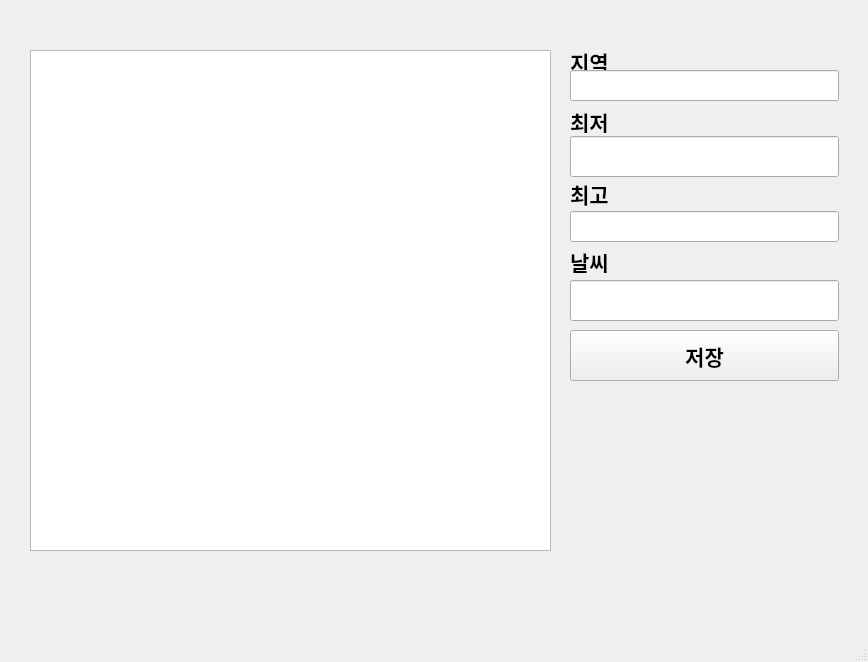
<?xml version="1.0" encoding="UTF-8"?>
<ui version="4.0">
 <class>MainWindow</class>
 <widget class="QMainWindow" name="MainWindow">
  <property name="geometry">
   <rect>
    <x>0</x>
    <y>0</y>
    <width>868</width>
    <height>662</height>
   </rect>
  </property>
  <property name="windowTitle">
   <string>MainWindow</string>
  </property>
  <widget class="QWidget" name="centralwidget">
   <widget class="QTableWidget" name="table">
    <property name="geometry">
     <rect>
      <x>30</x>
      <y>50</y>
      <width>521</width>
      <height>501</height>
     </rect>
    </property>
    <property name="font">
     <font>
      <family>G마켓 산스 TTF Bold</family>
      <pointsize>16</pointsize>
      <weight>75</weight>
      <bold>true</bold>
     </font>
    </property>
   </widget>
   <widget class="QPushButton" name="button">
    <property name="geometry">
     <rect>
      <x>570</x>
      <y>330</y>
      <width>269</width>
      <height>51</height>
     </rect>
    </property>
    <property name="font">
     <font>
      <family>G마켓 산스 TTF Bold</family>
      <pointsize>16</pointsize>
      <weight>75</weight>
      <bold>true</bold>
     </font>
    </property>
    <property name="text">
     <string>저장</string>
    </property>
   </widget>
   <widget class="QLabel" name="label">
    <property name="geometry">
     <rect>
      <x>570</x>
      <y>50</y>
      <width>269</width>
      <height>23</height>
     </rect>
    </property>
    <property name="font">
     <font>
      <family>G마켓 산스 TTF Bold</family>
      <pointsize>16</pointsize>
      <weight>75</weight>
      <bold>true</bold>
     </font>
    </property>
    <property name="text">
     <string>지역</string>
    </property>
   </widget>
   <widget class="QLabel" name="label_2">
    <property name="geometry">
     <rect>
      <x>570</x>
      <y>110</y>
      <width>269</width>
      <height>23</height>
     </rect>
    </property>
    <property name="font">
     <font>
      <family>G마켓 산스 TTF Bold</family>
      <pointsize>16</pointsize>
      <weight>75</weight>
      <bold>true</bold>
     </font>
    </property>
    <property name="text">
     <string>최저</string>
    </property>
   </widget>
   <widget class="QLabel" name="label_3">
    <property name="geometry">
     <rect>
      <x>570</x>
      <y>182</y>
      <width>40</width>
      <height>24</height>
     </rect>
    </property>
    <property name="font">
     <font>
      <family>G마켓 산스 TTF Bold</family>
      <pointsize>16</pointsize>
      <weight>75</weight>
      <bold>true</bold>
     </font>
    </property>
    <property name="text">
     <string>최고</string>
    </property>
   </widget>
   <widget class="QLabel" name="label_4">
    <property name="geometry">
     <rect>
      <x>570</x>
      <y>250</y>
      <width>269</width>
      <height>23</height>
     </rect>
    </property>
    <property name="font">
     <font>
      <family>G마켓 산스 TTF Bold</family>
      <pointsize>16</pointsize>
      <weight>75</weight>
      <bold>true</bold>
     </font>
    </property>
    <property name="text">
     <string>날씨</string>
    </property>
   </widget>
   <widget class="QLineEdit" name="edit1">
    <property name="geometry">
     <rect>
      <x>570</x>
      <y>70</y>
      <width>269</width>
      <height>31</height>
     </rect>
    </property>
    <property name="font">
     <font>
      <family>G마켓 산스 TTF Bold</family>
      <pointsize>16</pointsize>
      <weight>75</weight>
      <bold>true</bold>
     </font>
    </property>
   </widget>
   <widget class="QLineEdit" name="edit2">
    <property name="geometry">
     <rect>
      <x>570</x>
      <y>136</y>
      <width>269</width>
      <height>41</height>
     </rect>
    </property>
    <property name="font">
     <font>
      <family>G마켓 산스 TTF Bold</family>
      <pointsize>16</pointsize>
      <weight>75</weight>
      <bold>true</bold>
     </font>
    </property>
   </widget>
   <widget class="QLineEdit" name="edit3">
    <property name="geometry">
     <rect>
      <x>570</x>
      <y>211</y>
      <width>269</width>
      <height>31</height>
     </rect>
    </property>
    <property name="font">
     <font>
      <family>G마켓 산스 TTF Bold</family>
      <pointsize>16</pointsize>
      <weight>75</weight>
      <bold>true</bold>
     </font>
    </property>
   </widget>
   <widget class="QLineEdit" name="edit4">
    <property name="geometry">
     <rect>
      <x>570</x>
      <y>280</y>
      <width>269</width>
      <height>41</height>
     </rect>
    </property>
    <property name="font">
     <font>
      <family>G마켓 산스 TTF Bold</family>
      <pointsize>16</pointsize>
      <weight>75</weight>
      <bold>true</bold>
     </font>
    </property>
   </widget>
  </widget>
  <widget class="QMenuBar" name="menubar">
   <property name="geometry">
    <rect>
     <x>0</x>
     <y>0</y>
     <width>868</width>
     <height>21</height>
    </rect>
   </property>
  </widget>
  <widget class="QStatusBar" name="statusbar"/>
 </widget>
 <resources/>
 <connections/>
</ui>
